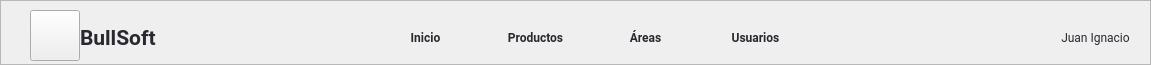
     <widget class="QFrame" name="top_frame">
      <property name="minimumSize">
       <size>
        <width>1151</width>
        <height>65</height>
       </size>
      </property>
      <property name="maximumSize">
       <size>
        <width>16777215</width>
        <height>65</height>
       </size>
      </property>
      <property name="styleSheet">
       <string notr="true">border-bottom: 1px solid #cccccc;
</string>
      </property>
      <property name="frameShape">
       <enum>QFrame::StyledPanel</enum>
      </property>
      <property name="frameShadow">
       <enum>QFrame::Raised</enum>
      </property>
      <widget class="QPushButton" name="products_btn_2">
       <property name="geometry">
        <rect>
         <x>30</x>
         <y>10</y>
         <width>50</width>
         <height>51</height>
        </rect>
       </property>
       <property name="maximumSize">
        <size>
         <width>50</width>
         <height>16777215</height>
        </size>
       </property>
       <property name="font">
        <font>
         <family>Roboto</family>
         <pointsize>9</pointsize>
         <weight>75</weight>
         <bold>true</bold>
        </font>
       </property>
       <property name="cursor">
        <cursorShape>PointingHandCursor</cursorShape>
       </property>
       <property name="styleSheet">
        <string notr="true"/>
       </property>
       <property name="text">
        <string/>
       </property>
       <property name="icon">
        <iconset resource="img/img.qrc">
         <normaloff>:/img/shot-cropped-1595298394518.png</normaloff>:/img/shot-cropped-1595298394518.png</iconset>
       </property>
       <property name="iconSize">
        <size>
         <width>100</width>
         <height>100</height>
        </size>
       </property>
      </widget>
      <widget class="QPushButton" name="products_btn">
       <property name="geometry">
        <rect>
         <x>490</x>
         <y>22</y>
         <width>91</width>
         <height>31</height>
        </rect>
       </property>
       <property name="font">
        <font>
         <family>Roboto</family>
         <pointsize>9</pointsize>
         <weight>75</weight>
         <bold>true</bold>
        </font>
       </property>
       <property name="cursor">
        <cursorShape>PointingHandCursor</cursorShape>
       </property>
       <property name="styleSheet">
        <string notr="true">QPushButton{
border:none;
font-family: Roboto;
border-radius:5px;
text-align: center;
color: #282830 ;


}

QPushButton:hover{
		color:rgb(116, 116, 138)

}</string>
       </property>
       <property name="text">
        <string>Productos</string>
       </property>
       <property name="iconSize">
        <size>
         <width>30</width>
         <height>30</height>
        </size>
       </property>
      </widget>
      <widget class="QPushButton" name="deposito_btn">
       <property name="geometry">
        <rect>
         <x>600</x>
         <y>22</y>
         <width>91</width>
         <height>31</height>
        </rect>
       </property>
       <property name="font">
        <font>
         <family>Roboto</family>
         <pointsize>9</pointsize>
         <weight>75</weight>
         <bold>true</bold>
        </font>
       </property>
       <property name="cursor">
        <cursorShape>PointingHandCursor</cursorShape>
       </property>
       <property name="styleSheet">
        <string notr="true">QPushButton{
border:none;
font-family: Roboto;
border-radius:5px;
text-align: center;
color: #282830 ;


}

QPushButton:hover{
		color:rgb(116, 116, 138)

}</string>
       </property>
       <property name="text">
        <string>Áreas</string>
       </property>
       <property name="iconSize">
        <size>
         <width>30</width>
         <height>30</height>
        </size>
       </property>
      </widget>
      <widget class="QPushButton" name="users_btn">
       <property name="geometry">
        <rect>
         <x>710</x>
         <y>22</y>
         <width>91</width>
         <height>31</height>
        </rect>
       </property>
       <property name="font">
        <font>
         <family>Roboto</family>
         <pointsize>9</pointsize>
         <weight>75</weight>
         <bold>true</bold>
        </font>
       </property>
       <property name="cursor">
        <cursorShape>PointingHandCursor</cursorShape>
       </property>
       <property name="styleSheet">
        <string notr="true">QPushButton{
border:none;
font-family: Roboto;
border-radius:5px;
text-align: center;
color: #282830 ;


}

QPushButton:hover{
		color:rgb(116, 116, 138)

}</string>
       </property>
       <property name="text">
        <string>Usuarios</string>
       </property>
       <property name="iconSize">
        <size>
         <width>30</width>
         <height>30</height>
        </size>
       </property>
      </widget>
      <widget class="QPushButton" name="products_btn_stock_5">
       <property name="geometry">
        <rect>
         <x>1050</x>
         <y>22</y>
         <width>91</width>
         <height>31</height>
        </rect>
       </property>
       <property name="font">
        <font>
         <family>Roboto</family>
         <pointsize>9</pointsize>
         <weight>50</weight>
         <bold>false</bold>
        </font>
       </property>
       <property name="cursor">
        <cursorShape>PointingHandCursor</cursorShape>
       </property>
       <property name="styleSheet">
        <string notr="true">QPushButton{
border:none;
font-family: Roboto;
border-radius:5px;
text-align: center;
color: #282830 ;


}

QPushButton:hover{
	
}</string>
       </property>
       <property name="text">
        <string>Juan Ignacio</string>
       </property>
       <property name="iconSize">
        <size>
         <width>30</width>
         <height>30</height>
        </size>
       </property>
      </widget>
      <widget class="QPushButton" name="inicio_btn">
       <property name="geometry">
        <rect>
         <x>380</x>
         <y>22</y>
         <width>91</width>
         <height>31</height>
        </rect>
       </property>
       <property name="font">
        <font>
         <family>Roboto</family>
         <pointsize>9</pointsize>
         <weight>75</weight>
         <bold>true</bold>
        </font>
       </property>
       <property name="cursor">
        <cursorShape>PointingHandCursor</cursorShape>
       </property>
       <property name="styleSheet">
        <string notr="true">QPushButton{
border:none;
font-family: Roboto;
border-radius:5px;
text-align: center;
color: #282830 ;


}

QPushButton:hover{
		color:rgb(116, 116, 138)

}</string>
       </property>
       <property name="text">
        <string>Inicio</string>
       </property>
       <property name="iconSize">
        <size>
         <width>30</width>
         <height>30</height>
        </size>
       </property>
      </widget>
      <widget class="QLabel" name="label_8">
       <property name="geometry">
        <rect>
         <x>80</x>
         <y>22</y>
         <width>101</width>
         <height>31</height>
        </rect>
       </property>
       <property name="minimumSize">
        <size>
         <width>0</width>
         <height>0</height>
        </size>
       </property>
       <property name="maximumSize">
        <size>
         <width>16777215</width>
         <height>16777215</height>
        </size>
       </property>
       <property name="font">
        <font>
         <family>Roboto</family>
         <pointsize>16</pointsize>
         <weight>75</weight>
         <bold>true</bold>
        </font>
       </property>
       <property name="styleSheet">
        <string notr="true">color: #282830 ;
border:none</string>
       </property>
       <property name="text">
        <string>BullSoft</string>
       </property>
       <property name="alignment">
        <set>Qt::AlignLeading|Qt::AlignLeft|Qt::AlignVCenter</set>
       </property>
      </widget>
     </widget>
